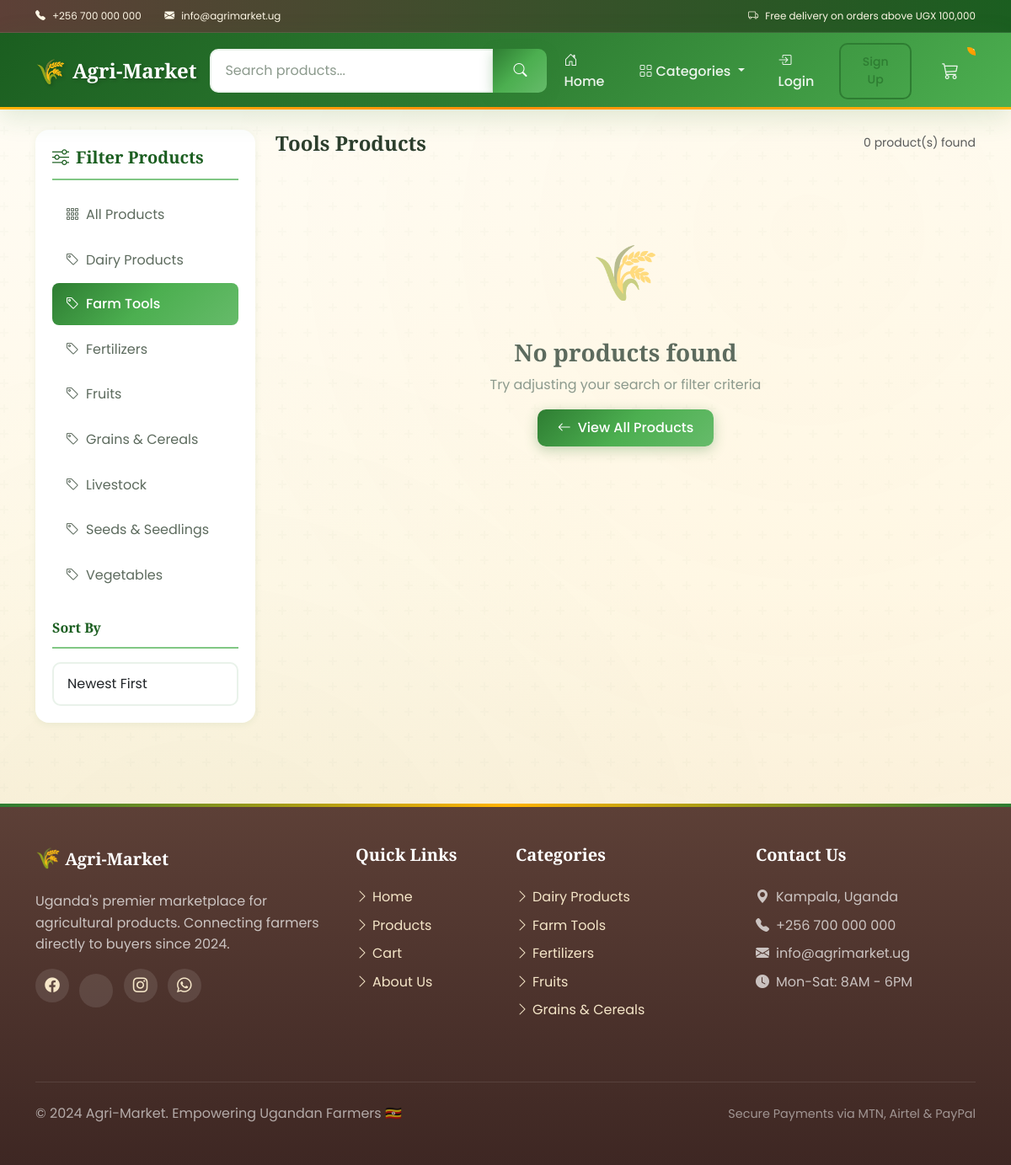
The page /?category=tools on the database its author committed.
### store/models.py (models this page shows, shortened)
class Category(models.Model):
    name = models.CharField(max_length=200)
    slug = models.SlugField(max_length=200, unique=True)
    description = models.TextField(blank=True)
    image = models.ImageField(upload_to='categories/', null=True, blank=True)
    is_active = models.BooleanField(default=True)
    created_at = models.DateTimeField(auto_now_add=True)
    updated_at = models.DateTimeField(auto_now=True)
    class Meta:
        verbose_name_plural = 'Categories'
        ordering = ['name']

### store/views.py (the view)
# urls.py: path('', include('store.urls')),
def store(request):
    data = cartData(request)
    cartItems = data['cartItems']
    category_slug = request.GET.get('category')
    search_query = request.GET.get('q')
    sort_by = request.GET.get('sort', 'newest')
    products = Product.objects.filter(is_active=True)
    if category_slug:
        products = products.filter(category__slug=category_slug)
    if search_query:
        products = products.filter(
            Q(name__icontains=search_query) |
            Q(description__icontains=search_query) |
            Q(category__name__icontains=search_query)
        )
    if sort_by == 'price_low':
        products = products.order_by('price')
    elif sort_by == 'price_high':
        products = products.order_by('-price')
    elif sort_by == 'name':
        products = products.order_by('name')
    else:  # newest
        products = products.order_by('-created_at')
    paginator = Paginator(products, 12)  # 12 products per page
    page_number = request.GET.get('page')
    products = paginator.get_page(page_number)
    categories = Category.objects.filter(is_active=True)
    featured_products = Product.objects.filter(is_active=True, is_featured=True)[:4]
    context = {
        "products": products,
        "categories": categories,
        "featured_products": featured_products,
        "cartItems": cartItems,
        "current_category": category_slug,
        "search_query": search_query,
        "sort_by": sort_by,
    }
    return render(request, "store/store.html", context)

### store/templates/store/store.html (shortened to what this page needs)
{% extends 'store/main.html' %}
{% load static %}
{% load humanize %}
{% block content %}
<div class="row">
    <div class="col-lg-3 mb-4">
        <div class="category-filter sticky-top" style="top: 100px;">
            <h5><i class="bi bi-sliders me-2"></i>Filter Products</h5>
                <div class="list-group list-group-flush mb-4">
                    <a href="{% url 'store' %}"
                       class="list-group-item list-group-item-action {% if not current_category %}active{% endif %}">
                        <i class="bi bi-grid-3x3-gap me-2"></i>All Products
                    </a>
                    {% for category in categories %}
                    <a href="{% url 'store' %}?category={{ category.slug }}"
                       class="list-group-item list-group-item-action {% if current_category == category.slug %}active{% endif %}">
                        <i class="bi bi-tag me-2"></i>{{ category.name }}
                    </a>
                    {% endfor %}
                </div>
                <h6 class="mb-3" style="color: var(--agri-green-dark); border-bottom: 2px solid var(--agri-green-lighter); padding-bottom: 0.75rem;">Sort By</h6>
                <select class="form-select" id="sort-select" onchange="applySorting()">
                    <option value="newest" {% if sort_by == 'newest' %}selected{% endif %}>Newest First</option>
                </select>
            </div>
        </div>
    <div class="col-lg-9">
        <div class="d-flex justify-content-between align-items-center mb-4">
            <h4 class="mb-0">
                {% if current_category %}
                    {{ current_category|title }} Products
                {% else %}
                    All Products
                {% endif %}
            </h4>
            <small class="text-muted">{{ products.paginator.count }} product(s) found</small>
        </div>
        {% if products %}
        <div class="row stagger-children">
            {% for product in products %}
            <div class="col-md-6 col-lg-4 mb-4">
                <div class="card h-100 shadow-sm product-card">
                    <div class="position-relative">
                        <a href="{% url 'product_detail' product.slug %}">
                            <img src="{{ product.imageURL }}" class="card-img-top product-image" alt="{{ product.name }}">
                        </a>
                        {% if product.is_featured %}
                        <span class="badge bg-warning position-absolute top-0 end-0 m-2">Featured</span>
                        {% endif %}
                        {% if not product.in_stock %}
                        <div class="out-of-stock-overlay">Out of Stock</div>
                        {% endif %}
                    </div>
                    <div class="card-body d-flex flex-column">
                        <div class="d-flex justify-content-between align-items-start mb-2">
                            <h6 class="card-title mb-0">
                                <a href="{% url 'product_detail' product.slug %}" class="text-decoration-none text-dark">
                                    {{ product.name }}
                                </a>
                            </h6>
                            {% if user.is_authenticated %}
                            <button class="btn btn-link p-0 wishlist-btn" data-product-id="{{ product.id }}">
                                <i class="bi bi-heart text-danger"></i>
                            </button>
                            {% endif %}
                        </div>
                        {% if product.category %}
                        <small class="text-muted mb-2">{{ product.category.name }}</small>
                        {% endif %}
                        <p class="card-text text-success fw-bold fs-5 mt-auto mb-2">
                            UGX {{ product.price|intcomma }}
                            <small class="text-muted fw-normal">/{{ product.unit }}</small>
                        </p>
                        {% if product.stock > 0 and product.stock <= 10 %}
                        <small class="text-warning mb-2"><i class="bi bi-exclamation-triangle me-1"></i>Only {{ product.stock }} left</small>
                        {% endif %}
                        <div class="d-grid gap-2">
                            <button data-product="{{ product.id }}" data-action="add"
                                    class="btn btn-success update-cart {% if not product.in_stock %}disabled{% endif %}">
                                <i class="bi bi-cart-plus me-1"></i>Add to Cart
                            </button>
                            <a href="{% url 'product_detail' product.slug %}" class="btn btn-outline-secondary btn-sm">
                                View Details
                            </a>
                        </div>
                    </div>
                </div>
            </div>
            {% endfor %}
        </div>
        {% if products.has_other_pages %}
        <nav aria-label="Product pagination" class="mt-4">
            <ul class="pagination justify-content-center">
                {% if products.has_previous %}
                <li class="page-item">
                    <a class="page-link" href="?page={{ products.previous_page_number }}{% if current_category %}&category={{ current_category }}{% endif %}{% if search_query %}&q={{ search_query }}{% endif %}{% if sort_by %}&sort={{ sort_by }}{% endif %}">
                        <i class="bi bi-chevron-left"></i> Previous
                    </a>
                </li>
                {% endif %}
                {% for num in products.paginator.page_range %}
                    {% if products.number == num %}
                    <li class="page-item active"><span class="page-link">{{ num }}</span></li>
                    {% elif num > products.number|add:'-3' and num < products.number|add:'3' %}
                    <li class="page-item">
                        <a class="page-link" href="?page={{ num }}{% if current_category %}&category={{ current_category }}{% endif %}{% if search_query %}&q={{ search_query }}{% endif %}{% if sort_by %}&sort={{ sort_by }}{% endif %}">{{ num }}</a>
                    </li>
                    {% endif %}
                {% endfor %}
                {% if products.has_next %}
                <li class="page-item">
                    <a class="page-link" href="?page={{ products.next_page_number }}{% if current_category %}&category={{ current_category }}{% endif %}{% if search_query %}&q={{ search_query }}{% endif %}{% if sort_by %}&sort={{ sort_by }}{% endif %}">
                        Next <i class="bi bi-chevron-right"></i>
                    </a>
                </li>
                {% endif %}
            </ul>
        </nav>
        {% endif %}
        {% else %}
        <div class="empty-state">
            <div class="empty-state-icon">🌾</div>
            <h3>No products found</h3>
            <p>Try adjusting your search or filter criteria</p>
            <a href="{% url 'store' %}" class="btn btn-success"><i class="bi bi-arrow-left me-2"></i>View All Products</a>
        </div>
        {% endif %}
    </div>
</div>
{% endblock content %}

### store/templates/store/main.html (shortened to what this page needs)
<!DOCTYPE html>
{% load static %}
{% load humanize %}
<html lang="en">
<head>
  <link href="https://cdn.jsdelivr.net/npm/bootstrap@5.3.0/dist/css/bootstrap.min.css" rel="stylesheet">
  <link rel="stylesheet" href="https://cdn.jsdelivr.net/npm/bootstrap-icons@1.10.0/font/bootstrap-icons.css">
  <link rel="stylesheet" href="{% static 'css/main.css' %}">
</head>
<body>
  <div class="top-bar d-none d-md-block">
    <div class="container">
      <div class="row align-items-center">
        <div class="col-md-6">
          <small><i class="bi bi-telephone-fill me-2"></i>+256 700 000 000</small>
          <small class="ms-4"><i class="bi bi-envelope-fill me-2"></i>info@agrimarket.ug</small>
        </div>
        <div class="col-md-6 text-end">
          <small><i class="bi bi-truck me-2"></i>Free delivery on orders above UGX 100,000</small>
        </div>
      </div>
    </div>
  </div>
  <nav class="navbar navbar-expand-lg navbar-dark sticky-top">
    <div class="container">
      <a class="navbar-brand" href="{% url 'store' %}">
        Agri-Market
      </a>
      <div class="collapse navbar-collapse" id="navbarMain">
        <form class="d-flex mx-auto my-2 my-lg-0" action="{% url 'store' %}" method="GET" style="max-width: 400px; width: 100%;">
          <div class="input-group">
            <input class="form-control" type="search" name="q" placeholder="Search products..."
                   value="{{ search_query|default:'' }}" aria-label="Search">
            <button class="btn btn-success" type="submit">
              <i class="bi bi-search"></i>
            </button>
          </div>
        </form>
        <ul class="navbar-nav ms-auto align-items-center">
          <li class="nav-item">
            <a class="nav-link" href="{% url 'store' %}"><i class="bi bi-house-door me-1"></i>Home</a>
          </li>
          <li class="nav-item dropdown">
            <a class="nav-link dropdown-toggle" href="#" id="categoriesDropdown" role="button"
               data-bs-toggle="dropdown" aria-expanded="false">
              <i class="bi bi-grid me-1"></i>Categories
            </a>
          </li>
          {% if user.is_authenticated %}
          <li class="nav-item dropdown">
            <a class="nav-link dropdown-toggle" href="#" id="userDropdown" role="button"
               data-bs-toggle="dropdown" aria-expanded="false">
              <i class="bi bi-person-circle me-1"></i>{{ user.username }}
            </a>
            <ul class="dropdown-menu dropdown-menu-end" aria-labelledby="userDropdown">
              <li><a class="dropdown-item" href="{% url 'profile' %}"><i class="bi bi-person me-2"></i>My Profile</a></li>
              <li><a class="dropdown-item" href="{% url 'wishlist' %}"><i class="bi bi-heart me-2"></i>Wishlist</a></li>
              <li><hr class="dropdown-divider"></li>
              <li><a class="dropdown-item text-danger" href="{% url 'logout' %}"><i class="bi bi-box-arrow-right me-2"></i>Logout</a></li>
            </ul>
          </li>
          {% else %}
          <li class="nav-item">
            <a class="nav-link" href="{% url 'login' %}"><i class="bi bi-box-arrow-in-right me-1"></i>Login</a>
          </li>
          <li class="nav-item">
            <a class="btn btn-outline-success btn-sm ms-2" href="{% url 'register' %}">Sign Up</a>
          </li>
          {% endif %}
          <li class="nav-item ms-3">
            <a class="nav-link position-relative" href="{% url 'cart' %}">
              <i class="bi bi-cart3 fs-5"></i>
              <span class="position-absolute top-0 start-100 translate-middle badge rounded-pill bg-danger" id="cart-total">
              </span>
            </a>
          </li>
        </ul>
      </div>
    </div>
  </nav>
  <main class="py-4">
    <div class="container">
      {% block content %}
      {% endblock content %}
    </div>
  </main>
  <footer class="py-5 mt-5">
    <div class="container">
      <div class="row">
        <div class="col-lg-4 mb-4">
          <h5><span style="font-size: 1.5rem;">🌾</span> Agri-Market</h5>
          <p style="color: rgba(255,255,255,0.7);">Uganda's premier marketplace for agricultural products. Connecting farmers directly to buyers since 2024.</p>
          <div class="social-links mt-3">
            <a href="#"><i class="bi bi-facebook"></i></a>
            <a href="#"></a>
            <a href="#"><i class="bi bi-instagram"></i></a>
            <a href="#"><i class="bi bi-whatsapp"></i></a>
          </div>
        </div>
        <div class="col-6 col-lg-2 mb-4">
          <h5>Quick Links</h5>
          <ul class="list-unstyled">
            <li class="mb-2"><a href="{% url 'store' %}"><i class="bi bi-chevron-right me-1"></i>Home</a></li>
            <li class="mb-2"><a href="{% url 'store' %}"><i class="bi bi-chevron-right me-1"></i>Products</a></li>
            <li class="mb-2"><a href="{% url 'cart' %}"><i class="bi bi-chevron-right me-1"></i>Cart</a></li>
            <li class="mb-2"><a href="#"><i class="bi bi-chevron-right me-1"></i>About Us</a></li>
          </ul>
        </div>
        <div class="col-6 col-lg-3 mb-4">
          <h5>Categories</h5>
          <ul class="list-unstyled">
            {% for category in all_categories|slice:":5" %}
            <li class="mb-2"><a href="{% url 'store' %}?category={{ category.slug }}"><i class="bi bi-chevron-right me-1"></i>{{ category.name }}</a></li>
            {% empty %}
            <li class="mb-2" style="color: rgba(255,255,255,0.5);">No categories yet</li>
            {% endfor %}
          </ul>
        </div>
        <div class="col-lg-3 mb-4">
          <h5>Contact Us</h5>
          <ul class="list-unstyled" style="color: rgba(255,255,255,0.7);">
            <li class="mb-2"><i class="bi bi-geo-alt-fill me-2"></i>Kampala, Uganda</li>
            <li class="mb-2"><i class="bi bi-telephone-fill me-2"></i>+256 700 000 000</li>
            <li class="mb-2"><i class="bi bi-envelope-fill me-2"></i>info@agrimarket.ug</li>
            <li class="mb-2"><i class="bi bi-clock-fill me-2"></i>Mon-Sat: 8AM - 6PM</li>
          </ul>
        </div>
      </div>
      <div class="footer-bottom">
        <div class="row align-items-center">
          <div class="col-md-6 text-center text-md-start">
            <p class="mb-0" style="color: rgba(255,255,255,0.6);">&copy; 2024 Agri-Market. Empowering Ugandan Farmers 🇺🇬</p>
          </div>
          <div class="col-md-6 text-center text-md-end mt-3 mt-md-0">
            <span style="color: rgba(255,255,255,0.5); font-size: 0.9rem;">Secure Payments via MTN, Airtel & PayPal</span>
          </div>
        </div>
      </div>
    </div>
  </footer>
</body>
</html>

### rows shown on the page
Category: name "Dairy Products"
Category: name "Farm Tools", slug "Tools"
Category: name "Fertilizers"
Category: name "Fruits"
Category: name "Grains & Cereals"
Category: name "Livestock"
Category: name "Seeds & Seedlings"
Category: name "Vegetables"

### other values the page prints
{{ products.paginator.count }} "0"
